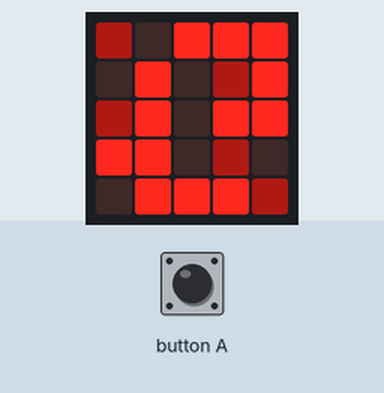
Bench run of a program on a simulated BBC micro:bit running MicroPython. On the bench: the board's 5×5 LED display. The test bench sets the inputs (shaded band). Random numbers come from a fixed seed.

Above: at 8.2 s.
8.3 s: button A pressed for 0.15 s
At 8.51 s:
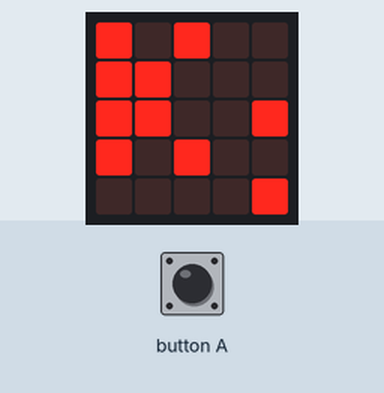
9.0 s: button A pressed 2 times (0.12 s each, 0.3 s apart)
At 9.29 s:
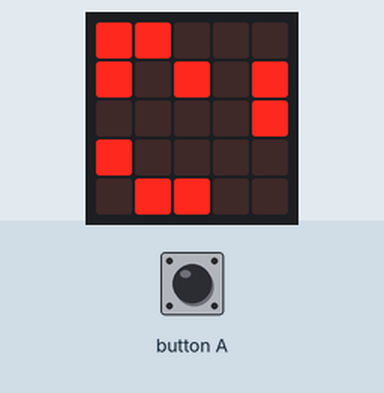
11.4 s: button A pressed for 1 s
At 11.63 s:
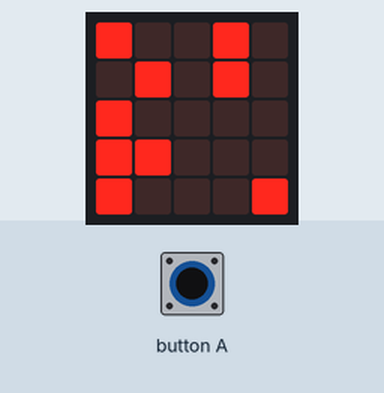
13.0 s: button A pressed for 0.15 s
At 13.19 s:
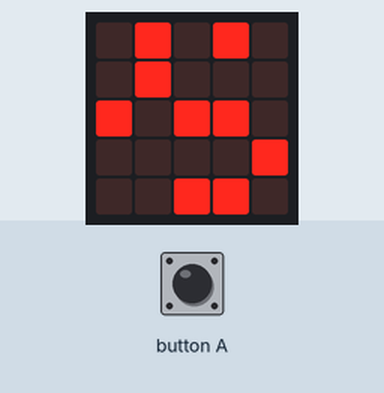
13.7 s: button A pressed for 3.2 s
At 13.97 s:
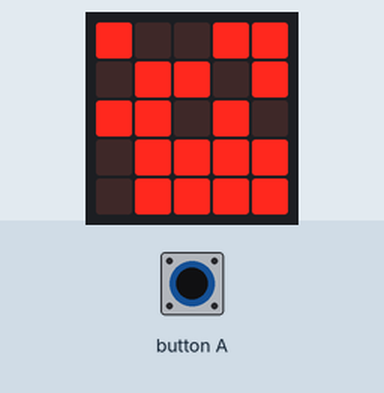
17.5 s: button A pressed for 0.15 s
At 18.14 s:
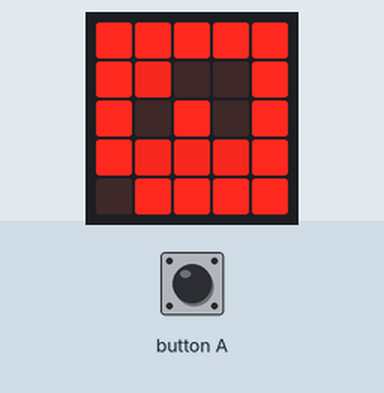
Timing chart, 0 to 20.5 s (numbered marks = the images above; inputs shaded):
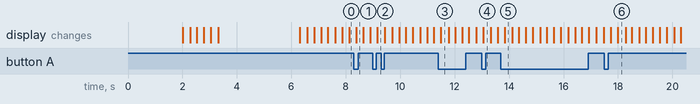

The program:

game-of-life-2.py
```python
from microbit import *
import random


leds = [(x, y) for y in range(0, 5) for x in range(0, 5)]


# is this x, y location on the board?
def is_legal_location(x, y):
    return 0 <= x < 5 and 0 <= y < 5


def is_cell_alive(x, y):
    if is_legal_location(x, y):
        return display.get_pixel(x, y) == 9
    return False


def is_cell_dying(x, y):
    brightness = display.get_pixel(x, y)
    return 0 < brightness < 9


def is_cell_dead(x, y):
    return display.get_pixel(x, y) == 0


def count_live_neighbours(x, y):
    neighbours = 0

    left = x - 1
    right = x + 1
    above = y - 1
    below = y + 1

    if is_cell_alive(left, above):
        neighbours += 1

    if is_cell_alive(left, y):
        neighbours += 1

    if is_cell_alive(left, below):
        neighbours += 1

    if is_cell_alive(x, above):
        neighbours += 1

    if is_cell_alive(x, below):
        neighbours += 1

    if is_cell_alive(right, above):
        neighbours += 1

    if is_cell_alive(right, y):
        neighbours += 1

    if is_cell_alive(right, below):
        neighbours += 1

    return neighbours


def apply_rules_to_cells():
    for led in leds:
        x, y = led[0], led[1]
        neighbours = count_live_neighbours(x, y)

        # Any live cell...
        if is_cell_alive(x, y):
            # ... with fewer than two live neighbours
            # dies, as if caused by under-population.
            # ... with more than three live neighbours
            # dies, as if by over-population.
            if neighbours < 2 or neighbours > 3:
                display.set_pixel(x, y, 8)
            # ... with two or three live neighbours
            # lives on to the next generation.
            elif neighbours in [2, 3]:
                display.set_pixel(x, y, 9)

        # Any dead cell...
        if is_cell_dead(x, y) and neighbours == 3:
            # ... with exactly three live neighbours
            # becomes a live cell, as if by reproduction.
            display.set_pixel(led[0], led[1], 9)


def generate_random_population():
    display.clear()
    new_cell_probability = 50

    for led in leds:
        probability = random.randint(0, 100)
        if probability <= new_cell_probability:
            display.set_pixel(led[0], led[1], 9)


def are_cells_dying():
    for led in leds:
        if is_cell_dying(led[0], led[1]):
            return True

    return False


def animate_dying_cells():
    for led in leds:
        x, y = led[0], led[1]
        brightness = display.get_pixel(x, y)

        if 0 < brightness < 9:
            faded_brightness = max(brightness - 3, 0)
            display.set_pixel(x, y, faded_brightness)


def is_life_extinct():
    for led in leds:
        if is_cell_alive(led[0], led[1]):
            return False

    return True


def display_random_animal():
    animals = [
        Image.DUCK,
        Image.RABBIT,
        Image.COW,
        Image.PACMAN,
        Image.TORTOISE,
        Image.BUTTERFLY,
        Image.GIRAFFE,
        Image.SNAKE,
    ]

    display.show(random.choice(animals))
    sleep(2000)
    display.clear()


# Game start...
display_random_animal()
regenerate_population = True

while True:

    if regenerate_population:
        regenerate_population = False
        generate_random_population()

    sleep(250)

    if are_cells_dying():
        animate_dying_cells()
    else:
        apply_rules_to_cells()

    if is_life_extinct():
        display.show(Image.SKULL)
        sleep(3000)
        regenerate_population = True

    if button_a.was_pressed():
        regenerate_population = True
```
